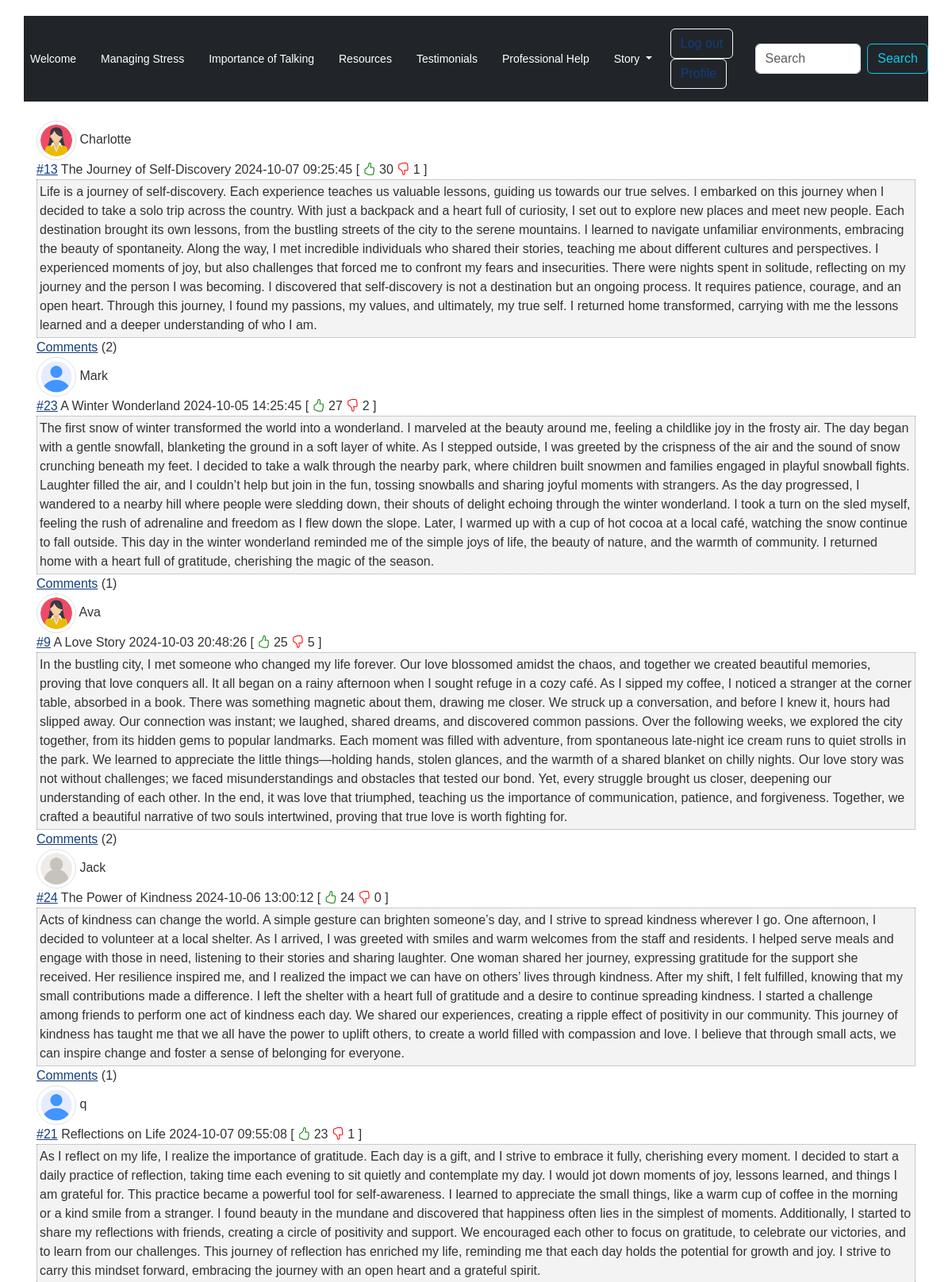
/top (signed in, upper part), run on the app's committed database.
### models.py (models this page shows)
class Story(db.Model):
    __tablename__ = 'stories'
    id = db.Column(db.Integer, primary_key=True)
    title = db.Column(db.String(100), nullable=False)
    content = db.Column(db.Text, nullable=False)
    user_id = db.Column(db.Integer, db.ForeignKey('users.id'), nullable=False)
    datetime = db.Column(db.DateTime, default=datetime.utcnow)
    likes = db.Column(db.Integer, default=0)  # Add likes attribute
    dislikes = db.Column(db.Integer, default=0)  # Add dislikes attribute
    story_actions = db.relationship('UserAction', backref='acted_on_story', lazy=True, cascade="all, delete-orphan")

class User(db.Model):
    __tablename__ = 'users'
    id = db.Column(db.Integer, primary_key=True)
    username = db.Column(db.String(20), unique=True, nullable=False)
    email = db.Column(db.String(120), unique=True, nullable=False)
    password = db.Column(db.String(60), nullable=False)
    profile_picture_url = db.Column(db.String(200), nullable=True)  # New field
    stories = db.relationship('Story', backref='author', lazy=True)
    comments = db.relationship('Comment', backref='author', lazy=True)
    actions = db.relationship('UserAction', backref='user', lazy=True)

### app.py (the view)
@app.route("/top", defaults={'page': 1})
@app.route('/top/page/<int:page>')
def top(page):
    if page <= 0:
        return render_template("404.html")
    row = PER_PAGE * (page - 1)
    stories_count = Story.query.count()
    stories = Story.query.order_by(Story.likes.desc()).offset(row).limit(PER_PAGE).all()
    if not stories and page != 1:
        return render_template("404.html")
    for story in stories:
        get_coms_count(story)
    pag = pagination.Pagination(page, PER_PAGE, stories_count)
    pages_count = get_pages_count(stories_count)
    return render_template("new.html", pagination=pag, stories=stories, pages_count=pages_count, current_page=page, from_where="top")

### functions.py (called while the page is built)
def get_coms_count(story):
    comments = Comment.query.filter_by(story_id=story.id).all()
    story.comments = comments  # Update the story object with the comments
    story.comments_count = len(comments)  # Optionally, store the count

def get_pages_count(stories_count):
    if stories_count > 10:
        if stories_count % 10 == 0:
            count = int(stories_count / 10)
        else:
            count = int(stories_count // 10 + 1)
    else:
        count = 1
    return count

### templates/new.html (shortened to what this page needs)
{% extends "base.html" %}
{% block body %}
<div class="view-content">
    {% for story in stories %}
        <div class="post cit_395664">
            <div class="user-info">
                {% if story.author.profile_picture_url %}
                    <img src="{{ url_for('static', filename=story.author.profile_picture_url) }}" alt="User Avatar" class="img-thumbnail">
                {% else %}
                    <img src="{{ url_for('static', filename='default_avatar.png') }}" alt="User Avatar" class="img-thumbnail">
                {% endif %}
                <span>{{ story.author.username }}</span>
            </div>
            <span class="number"><a href="/post/{{ story.id }}">#{{ story.id }}</a></span>
            <span class="title">{{ story.title }}</span>
            <span class="time">{{ story.datetime }}</span>
            <span class="post_id">
                [
                <span class="votes">
                    <i class="bi bi-hand-thumbs-up like-button" data-id="{{ story.id }}" data-type="story" aria-label="Like"></i>
                </span>
                <span class="rating" id="like-count-{{ story.id }}">{{ story.likes }}</span>
                <span class="votes">
                    <i class="bi bi-hand-thumbs-down dislike-button" data-id="{{ story.id }}" data-type="story" aria-label="Dislike"></i>
                </span>
                <span class="rating" id="dislike-count-{{ story.id }}">{{ story.dislikes }}</span>
                ]
            </span>
            <div class="content">{{ story.content }}</div>
            <span><a href="#" class="toggle-comments" data-id="{{ story.id }}">Comments</a> ({{ story.comments|length }})</span>
        </div>
    {% endfor %}
</div>
{% endblock %}

### static/style.css (style rules this page uses)
a, input, textarea { outline: 0 none; }
a:link, a:active { color: #123D7F; }
body { background-attachment: fixed; background-image: url("/static/background.jpg"); background-size: cover; background-position: center; font-family: Arial, sans-serif; font-size: 16px; color: #333; background-color: #fff; padding: 20px; }
.post .content { background-color: #f3f3f3; border: 1px dotted #a0a0a0; font-size: 100%; padding: 3px; }
.like-button { color: green; cursor: pointer; }
.dislike-button { color: red; cursor: pointer; }
.user-info img { width: 50px; height: 50px; border-radius: 50%; }

### data on the page
Story: profile_picture_url (picture), author.username "Charlotte", id "13", title "The Journey of Self-Discovery", datetime "2024-10-07 09:25:45", likes "30", dislikes "1", content "Life is a journey of self-discovery. Each experience teaches us valuable lessons, guiding us towards our true selves. I embarked on this journey when I decided to take a solo trip across the country. With just a backpack and a heart full of curiosity, I set out to explore new places and meet new people. Each destination brought its own lessons, from the bustling streets of the city to the serene mountains. I learned to navigate unfamiliar environments, embracing the beauty of spontaneity. Along the way, I met incredible individuals who shared their stories, teaching me about different cultures and perspectives. I experienced moments of joy, but also challenges that forced me to confront my…", comments|length "2"
Story: profile_picture_url (picture), author.username "Mark", id "23", title "A Winter Wonderland", datetime "2024-10-05 14:25:45", likes "27", dislikes "2", content "The first snow of winter transformed the world into a wonderland. I marveled at the beauty around me, feeling a childlike joy in the frosty air. The day began with a gentle snowfall, blanketing the ground in a soft layer of white. As I stepped outside, I was greeted by the crispness of the air and the sound of snow crunching beneath my feet. I decided to take a walk through the nearby park, where children built snowmen and families engaged in playful snowball fights. Laughter filled the air, and I couldn’t help but join in the fun, tossing snowballs and sharing joyful moments with strangers. As the day progressed, I wandered to a nearby hill where people were sledding down, their shouts of…", comments|length "1"
Story: profile_picture_url (picture), author.username "Ava", id "9", title "A Love Story", datetime "2024-10-03 20:48:26", likes "25", dislikes "5", content "In the bustling city, I met someone who changed my life forever. Our love blossomed amidst the chaos, and together we created beautiful memories, proving that love conquers all. It all began on a rainy afternoon when I sought refuge in a cozy café. As I sipped my coffee, I noticed a stranger at the corner table, absorbed in a book. There was something magnetic about them, drawing me closer. We struck up a conversation, and before I knew it, hours had slipped away. Our connection was instant; we laughed, shared dreams, and discovered common passions. Over the following weeks, we explored the city together, from its hidden gems to popular landmarks. Each moment was filled with adventure, from…", comments|length "2"
Story: profile_picture_url (picture), author.username "Jack", id "24", title "The Power of Kindness", datetime "2024-10-06 13:00:12", likes "24", dislikes "0", content "Acts of kindness can change the world. A simple gesture can brighten someone’s day, and I strive to spread kindness wherever I go. One afternoon, I decided to volunteer at a local shelter. As I arrived, I was greeted with smiles and warm welcomes from the staff and residents. I helped serve meals and engage with those in need, listening to their stories and sharing laughter. One woman shared her journey, expressing gratitude for the support she received. Her resilience inspired me, and I realized the impact we can have on others’ lives through kindness. After my shift, I felt fulfilled, knowing that my small contributions made a difference. I left the shelter with a heart full of gratitude…", comments|length "1"
Story: profile_picture_url (picture), author.username "q", id "21", title "Reflections on Life", datetime "2024-10-07 09:55:08", likes "23", dislikes "1", content "As I reflect on my life, I realize the importance of gratitude. Each day is a gift, and I strive to embrace it fully, cherishing every moment. I decided to start a daily practice of reflection, taking time each evening to sit quietly and contemplate my day. I would jot down moments of joy, lessons learned, and things I am grateful for. This practice became a powerful tool for self-awareness. I learned to appreciate the small things, like a warm cup of coffee in the morning or a kind smile from a stranger. I found beauty in the mundane and discovered that happiness often lies in the simplest of moments. Additionally, I started to share my reflections with friends, creating a circle of…"
